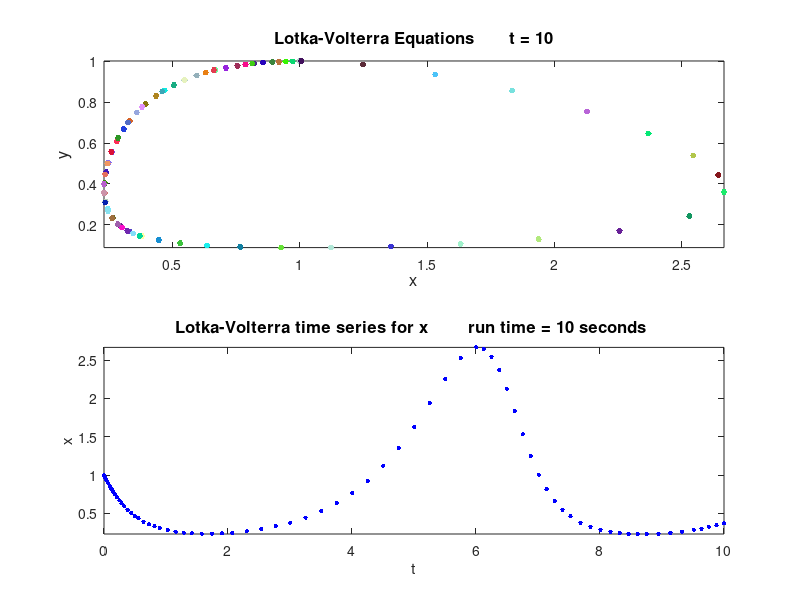

Reproduce this figure in MATLAB.
% =========================================================================
% Matlab program to draw a phase portrait for the LotkaVolterra Predetor
% Pey model. The results are shown at each time step. 
% In addition, the user has the option of plotting a time series graph for x or y. 
% Set the parameter choice = 1 for a time series plot for x.
% Set choice = 2 for a time series plot for y. 
% Equation parameters alpha, beta, gamma and detla can be changed by the
% user.
% Equations are solved using a numerical ODE solver. 
%
% James Adams 3/4/14
% =========================================================================

function LotkaVolterra_JA
clear  % Clears command window
clc    % Clears command history
clf    % Removes anything in the figure window before simulation. 

% =============== Set choice to 1 or 2 ==================================== 
choice = 1;  

countdown = 5;  % Countdown time length before simulation runs. 
iterations = 1;  % Sets initial interation count to 1;
pausetime = 0.1;  % Shows solutions at each time step. 
runtime = 10;    % Duration time of simulation.

% ================ Equation parameter values ==============================
alpha = 1;
beta = 8/3;
gamma = 1;
delta = 1;

% =============== Initial conditions for x and y ==========================
initialx = 1;
initialy = 1;

fprintf('----------------------------------\nLotkaVolterra Predetor Prey model \n\nMatlab code written by James Adams\n----------------------------------')
fprintf('\n\nParameter values set,')
fprintf('\n\nalpha = %2.6f \nbeta = %2.6f \ngamma = %2.6f \ndelta = %2.6f ',alpha,beta,gamma,delta)
fprintf('\n\nTo plot a time series graph for x, set the choice parameter in the code to 1.') 
fprintf('\nSet choice to 2 to plot a time series graph for y.\n\nSimulation will run in ')

for i = 5:-1:1
    fprintf('\n%8i',countdown')    % Countdown to simulation start.
    countdown = countdown-1;
    pause(1)
end

% Solves equations using numerical ODE solver 45 (nonstiff runge kutta)
deq1=@(t,x) [x(1)*(alpha - beta*x(2)); -x(2)*(gamma-delta*x(1))];
[t,sol] = ode45(deq1,[0 runtime],[initialx initialy]);

arraysize = size(t);  % Sets time array size for the for loop.

%============ Solutions are plotted at each time step =====================

for i = 1 : max(arraysize) 
    subplot(2,1,1)
    plot(sol(iterations,1),sol(iterations,2),'.','color',[rand; rand; rand],'markersize',14,'MarkerFaceColor','b');                               
    hold on
    title(['Lotka-Volterra Equations       t = ' num2str(t(iterations))],'fontsize',12)
    xlabel('x','fontsize',12)
    ylabel('y','fontsize',12)
    axis([min(sol(:,1)) max(sol(:,1)) min(sol(:,2)) max(sol(:,2))])
    
    subplot(2,1,2)
    text(0.1,0.5,'Time Series graph will be shown at the end of the simulation')
    
    iterations = iterations + 1;   % Adds 1 to the iteration count. 
    pause(pausetime)
end

% ==== Plots time series of x or y graph depending on choice ============== 
if choice == 1
    subplot(2,1,2)
    plot(t(:,1),sol(:,1),'b.','markersize',10,'MarkerFaceColor','b')
    title(['Lotka-Volterra time series for x        run time = ' num2str(max(t)) ' seconds '],'fontsize',12)
    xlabel('t')
    ylabel('x')
    axis([min(t(:,1)) max(t(:,1)) min(sol(:,1)) max(sol(:,1))])
choice=2
elseif choice == 2
    title(['Lotka-Volterra time series for y        run time = ' num2str(max(t)) ' seconds '],'fontsize',12)
    subplot(2,1,2)
    plot(t(:,1),sol(:,2),'r.','markersize',10,'MarkerFaceColor','b')
    title(['Lotka-Volterra time series for y        run time = ' num2str(max(t)) ' seconds '],'fontsize',12)
    xlabel('t')
    ylabel('x')
    axis([min(t(:,1)) max(t(:,1)) min(sol(:,2)) max(sol(:,2))])
end

%====================== End of program ====================================